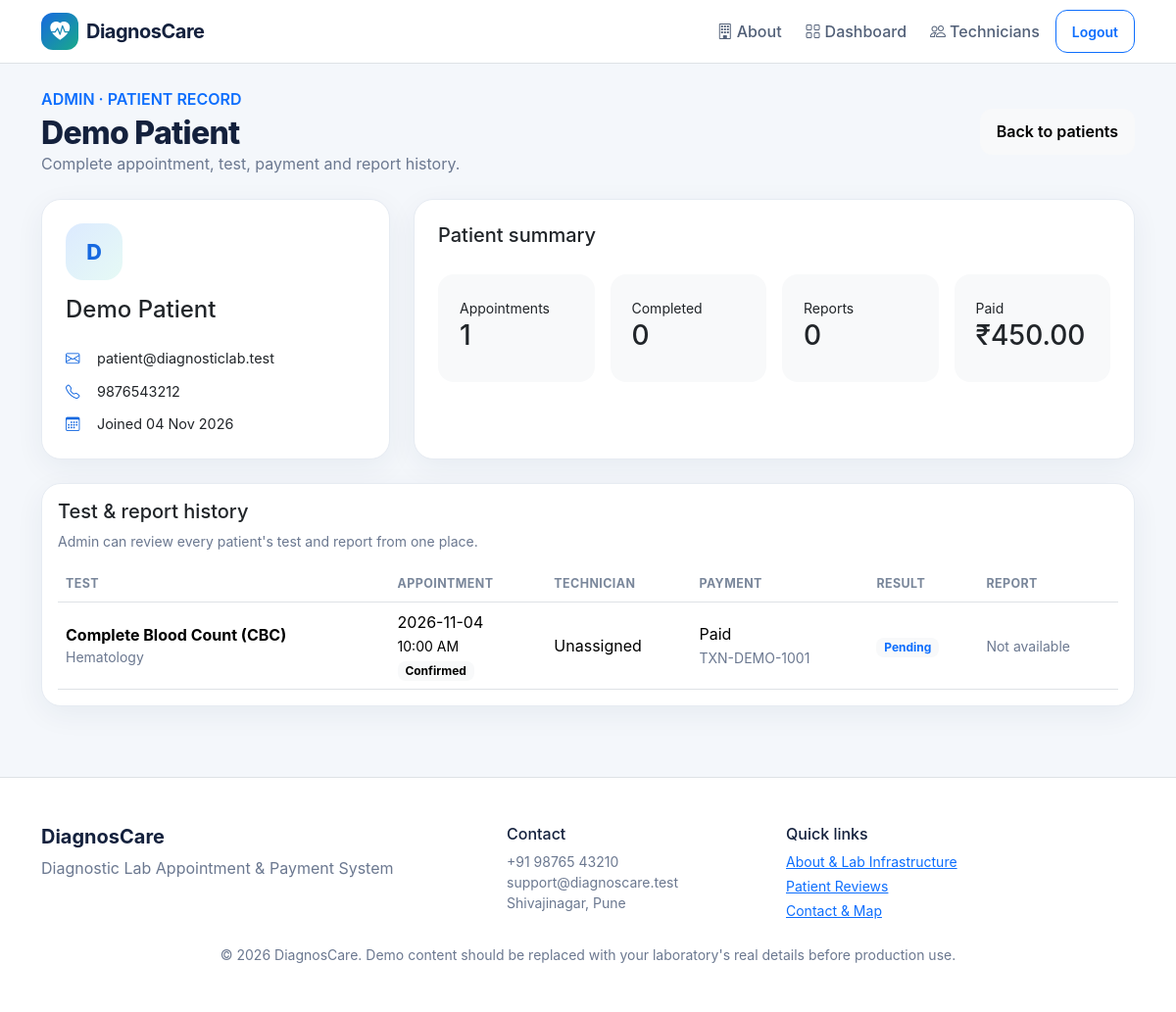
The page /admin/patient_details.php?id=3 (signed in) on the database its author committed.
### tables this page shows
CREATE TABLE users (
    id INT AUTO_INCREMENT PRIMARY KEY,
    name VARCHAR(100) NOT NULL,
    email VARCHAR(120) NOT NULL UNIQUE,
    phone VARCHAR(20),
    password VARCHAR(255) NOT NULL,
    role ENUM('admin','technician','patient') NOT NULL DEFAULT 'patient',
    created_at TIMESTAMP DEFAULT CURRENT_TIMESTAMP
);

CREATE TABLE appointments (
    id INT AUTO_INCREMENT PRIMARY KEY,
    patient_id INT NOT NULL,
    test_id INT NOT NULL,
    technician_id INT NULL,
    appointment_date DATE NOT NULL,
    appointment_time TIME NOT NULL,
    status ENUM('Booked','Confirmed','Arrived','In Progress','Completed','Cancelled') DEFAULT 'Booked',
    notes VARCHAR(255),
    created_at TIMESTAMP DEFAULT CURRENT_TIMESTAMP,
    FOREIGN KEY (patient_id) REFERENCES users(id) ON DELETE CASCADE,
    FOREIGN KEY (test_id) REFERENCES diagnostic_tests(id) ON DELETE RESTRICT,
    FOREIGN KEY (technician_id) REFERENCES users(id) ON DELETE SET NULL,
    UNIQUE KEY unique_patient_slot (patient_id, appointment_date, appointment_time)
);

CREATE TABLE payments (
    id INT AUTO_INCREMENT PRIMARY KEY,
    appointment_id INT NOT NULL UNIQUE,
    amount DECIMAL(10,2) NOT NULL,
    method ENUM('UPI','Card','Cash') NOT NULL,
    transaction_id VARCHAR(80) NOT NULL UNIQUE,
    status ENUM('Pending','Paid','Failed','Refunded') DEFAULT 'Pending',
    paid_at TIMESTAMP NULL,
    created_at TIMESTAMP DEFAULT CURRENT_TIMESTAMP,
    FOREIGN KEY (appointment_id) REFERENCES appointments(id) ON DELETE CASCADE
);

CREATE TABLE diagnostic_tests (
    id INT AUTO_INCREMENT PRIMARY KEY,
    name VARCHAR(120) NOT NULL,
    category VARCHAR(80) NOT NULL,
    description TEXT,
    price DECIMAL(10,2) NOT NULL DEFAULT 0,
    duration_minutes INT NOT NULL DEFAULT 30,
    created_at TIMESTAMP DEFAULT CURRENT_TIMESTAMP
);

### config/app.php (called while the page is built, shortened)
<?php
function e($value) { return htmlspecialchars((string)$value, ENT_QUOTES, 'UTF-8'); }
function money($n) { return '₹'.number_format((float)$n,2); }

### admin/patient_details.php (the view)
<?php
require '../config/app.php'; require_role(['admin','staff']); $title='Patient Record'; $basePath='../'; $id=(int)($_GET['id']??0);
$st=$pdo->prepare("SELECT id,name,email,phone,created_at FROM users WHERE id=? AND role='patient'");$st->execute([$id]);$patient=$st->fetch();if(!$patient)exit('Patient not found.');
$st=$pdo->prepare("SELECT a.*,t.name test_name,t.category,t.price,p.status payment_status,p.method,p.transaction_id,p.paid_at,te.name technician_name,r.sample_status,r.result_status,r.result_text,rep.id report_id,rep.report_title,rep.report_content,rep.created_at report_created FROM appointments a JOIN diagnostic_tests t ON t.id=a.test_id LEFT JOIN payments p ON p.appointment_id=a.id LEFT JOIN users te ON te.id=a.technician_id LEFT JOIN test_results r ON r.appointment_id=a.id LEFT JOIN reports rep ON rep.appointment_id=a.id WHERE a.patient_id=? ORDER BY a.appointment_date DESC,a.appointment_time DESC");$st->execute([$id]);$rows=$st->fetchAll();
require '../partials/header.php'; ?>
<div class="d-flex flex-wrap justify-content-between align-items-center gap-3 mb-4"><div><span class="text-primary fw-semibold">ADMIN · PATIENT RECORD</span><h2 class="dashboard-title mt-1 mb-0"><?=e($patient['name'])?></h2><p class="text-muted mb-0">Complete appointment, test, payment and report history.</p></div><a href="patients.php" class="btn btn-light">Back to patients</a></div>
<div class="row g-4 mb-4"><div class="col-lg-4"><div class="card p-4 h-100"><div class="profile-avatar mb-3"><?=strtoupper(substr($patient['name'],0,1))?></div><h4><?=e($patient['name'])?></h4><div class="profile-list mt-3"><div><i class="bi bi-envelope"></i><?=e($patient['email'])?></div><div><i class="bi bi-telephone"></i><?=e($patient['phone']?:'Not provided')?></div><div><i class="bi bi-calendar3"></i>Joined <?=e(date('d M Y',strtotime($patient['created_at'])))?></div></div></div></div><div class="col-lg-8"><div class="card p-4 h-100"><h5>Patient summary</h5><div class="row g-3 mt-1"><div class="col-6 col-md-3"><div class="stat-card bg-light rounded-4"><small>Appointments</small><h3><?=count($rows)?></h3></div></div><div class="col-6 col-md-3"><div class="stat-card bg-light rounded-4"><small>Completed</small><h3><?=count(array_filter($rows,fn($r)=>$r['status']==='Completed'))?></h3></div></div><div class="col-6 col-md-3"><div class="stat-card bg-light rounded-4"><small>Reports</small><h3><?=count(array_filter($rows,fn($r)=>!empty($r['report_id'])))?></h3></div></div><div class="col-6 col-md-3"><div class="stat-card bg-light rounded-4"><small>Paid</small><h3><?=money(array_sum(array_map(fn($r)=>$r['payment_status']==='Paid'?(float)$r['price']:0,$rows)))?></h3></div></div></div></div></div></div>
<div class="card table-card p-3"><div class="d-flex justify-content-between align-items-center mb-3"><div><h5>Test & report history</h5><p class="text-muted small mb-0">Admin can review every patient's test and report from one place.</p></div></div><div class="table-responsive"><table class="table align-middle"><thead><tr><th>Test</th><th>Appointment</th><th>Technician</th><th>Payment</th><th>Result</th><th>Report</th></tr></thead><tbody><?php foreach($rows as $r):?><tr><td><strong><?=e($r['test_name'])?></strong><div class="small text-muted"><?=e($r['category'])?></div></td><td><?=e($r['appointment_date'])?><br><small><?=date('h:i A',strtotime($r['appointment_time']))?></small><br><span class="badge text-bg-light"><?=e($r['status'])?></span></td><td><?=e($r['technician_name']??'Unassigned')?></td><td><?=e($r['payment_status']??'Pending')?><br><small class="text-muted"><?=e($r['transaction_id']??'')?></small></td><td><span class="badge bg-light text-primary"><?=e($r['result_status']??'Pending')?></span><?php if($r['result_text']): ?><div class="small text-muted mt-1 report-snippet"><?=e(mb_strimwidth($r['result_text'],0,120,'...'))?></div><?php endif;?></td><td><?php if($r['report_id']): ?><button class="btn btn-sm btn-outline-primary" data-bs-toggle="modal" data-bs-target="#report<?=$r['id']?>"><i class="bi bi-file-earmark-text"></i> View</button><div class="modal fade" id="report<?=$r['id']?>" tabindex="-1"><div class="modal-dialog modal-lg modal-dialog-centered"><div class="modal-content"><div class="modal-header"><h5><?=e($r['report_title'])?></h5><button class="btn-close" data-bs-dismiss="modal"></button></div><div class="modal-body"><p class="small text-muted"><?=e($r['test_name'])?> · <?=e($r['appointment_date'])?></p><div class="report-paper"><?=nl2br(e($r['report_content']))?></div></div></div></div></div><?php else: ?><span class="text-muted small">Not available</span><?php endif;?></td></tr><?php endforeach; if(!$rows):?><tr><td colspan="6"><div class="empty-state">No test history found.</div></td></tr><?php endif;?></tbody></table></div></div>
<?php require '../partials/footer.php'; ?>

### assets/css/style.css (style rules this page uses)
:root { --primary:#1769e0;--primary2:#0b4fbd;--ink:#14213d;--muted:#6b7890;--bg:#f4f7fb;--line:#e6ebf2 }
* { box-sizing:border-box }
html { scroll-behavior:smooth }
body { background:var(--bg);color:var(--ink);font-family:Inter,system-ui,-apple-system,"Segoe UI",sans-serif }
.card { border:1px solid var(--line);border-radius:20px;box-shadow:0 8px 30px rgba(25,45,80,.06);background:#fff }
.stat-card { padding:22px }
.section-title,.dashboard-title { font-weight:800;letter-spacing:-.7px }
.text-muted { color:var(--muted)!important }
.btn { border-radius:12px;font-weight:600;padding:.65rem 1rem }
.table-card { overflow:hidden }
.table-card .table { margin-bottom:0 }
.table thead th { font-size:.78rem;text-transform:uppercase;letter-spacing:.4px;color:#7a879b }
.badge { border-radius:8px }
body { overflow-x:hidden }
.profile-avatar { width:58px;height:58px;border-radius:18px;display:grid;place-items:center;background:linear-gradient(135deg,#dceaff,#e6faf5);color:#1769e0;font-size:1.35rem;font-weight:800 }
.profile-list { display:grid;gap:12px }
.profile-list>div { display:flex;align-items:center;gap:10px;font-size:.9rem }
.profile-list i { width:22px;color:#1769e0 }

### rows shown on the page
users: name "Demo Patient", name "D", email "patient@diagnosticlab.test", phone "9876543212", created_at "04 Nov 2026"
appointments: status "0", payments.status "₹450.00", test.name "Complete Blood Count (CBC)", test.category "Hematology", appointment_date "2026-11-04", appointment_time "10:00 AM", status "Confirmed", technician_name "Unassigned", payments.status "Paid", payments.transaction_id "TXN-DEMO-1001", result_status "Pending"

### other values the page prints
count($rows) "1"
count(array_filter($rows,fn($r)=>!empty($r['report_id']))) "0"
